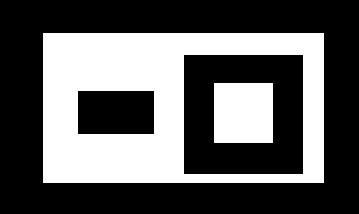
#> input picture ch_15/easy3.jpg, 359 x 214 px
$ python ch15_14_RETR_TREE_HIERARCHY.py
#> lines starting #> are read from the running program, lines starting #| are printed output that depends on the picture; after the words box and inside, x2 and y2 are one past the last pixel; in counts of white or black regions, pixels touching at a corner belong together
import cv2
import numpy as np

src = cv2.imread('easy3.jpg')
#> src is the input picture: shape (214, 359, 3); min 0, max 255, mean 93.8
src_copy = src.copy()
src_0 = src.copy()
src_1 = src.copy()
src_2 = src.copy()
src_3 = src.copy()
src_l = [src_0, src_1, src_2, src_3]


src_gray = cv2.cvtColor(src, cv2.COLOR_BGR2GRAY)
ret, dst_binary = cv2.threshold(src_gray, 127, 255, cv2.THRESH_BINARY)
#> dst_binary: shape (214, 359); 36.8% white; 2 white regions
contours, hierarchy = cv2.findContours(dst_binary, cv2.RETR_TREE, cv2.CHAIN_APPROX_SIMPLE)
#> contours = 4 contours; box (x1, y1, x2, y2) and area: (43, 33, 324, 183) 41720, (183, 54, 304, 175) 14398, (214, 83, 273, 143) 3422, (77, 90, 155, 135) 3386
dst = cv2.drawContours(src, contours, -1, (0, 255, 0), 5)
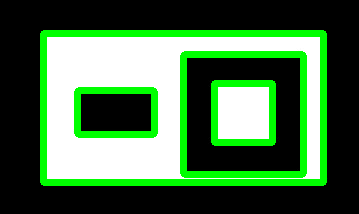
#> dst: shape (214, 359, 3); mean B, G, R 69.9, 111.7, 69.9

imgList = []
n = len(contours)
#> n = 4
for i in range(n):
    img = np.zeros(src.shape, np.uint8)  # 建立輪廓影像
    imgList.append(img)  # 將預設黑底影像加入串列
    imgList[i] = cv2.drawContours(src_l[i], contours, i, (0, 255, 0), 5)
    cv2.imshow('Result - Hierarchy - ' + str(i), imgList[i])
#> this loop made 4 passes
#> pass 1, `cv2.imshow('Result - Hierarchy - ' + str(i), imgList[i])`:
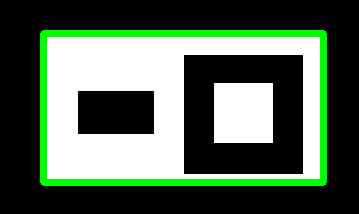
#> window 'Result - Hierarchy - 0': shape (214, 359, 3); mean B, G, R 82.6, 102.4, 82.6
#> pass 2, `cv2.imshow('Result - Hierarchy - ' + str(i), imgList[i])`:
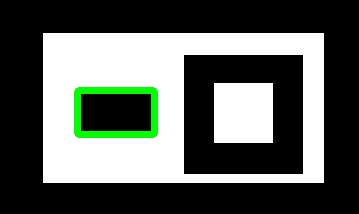
#> window 'Result - Hierarchy - 1': shape (214, 359, 3); mean B, G, R 90.5, 96.1, 90.5
#> after the loop, imgList = 4 items

print(f"hierarchy datatype : {type(hierarchy)}")
#| hierarchy datatype : <class 'numpy.ndarray'>
print(f"Level : \n{hierarchy}")
#| Level :
#| [[[-1 -1  1 -1]
#|   [ 2 -1 -1  0]
#|   [-1  1  3  0]
#|   [-1 -1 -1  2]]]

cv2.imshow('Src', src_copy)
cv2.imshow('Result', dst)

cv2.waitKey(0)
cv2.destroyAllWindows()

$ run again, with ch_15/easy2.jpg copied over ch_15/easy3.jpg
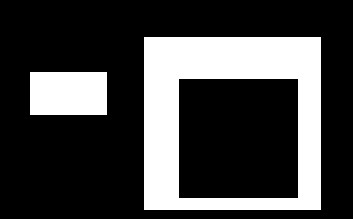
#> input picture ch_15/easy2.jpg, 353 x 219 px
#> src is the input picture: shape (219, 353, 3); min 0, max 255, mean 65.2
#> dst_binary: shape (219, 353); 25.6% white; 2 white regions
#> contours = 3 contours; box (x1, y1, x2, y2) and area: (144, 37, 321, 210) 30272, (178, 78, 299, 199) 14398, (30, 72, 107, 115) 3192
#> `dst = cv2.drawContours(src, contours, -1, (0, 255, 0), 5)`:
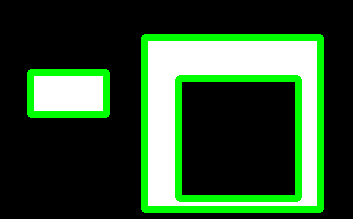
#> dst: shape (219, 353, 3); mean B, G, R 46.9, 79.2, 46.9
#> n = 3
#> the loop `for i in range(n):` made 3 passes
#> pass 2, `cv2.imshow('Result - Hierarchy - ' + str(i), imgList[i])`:
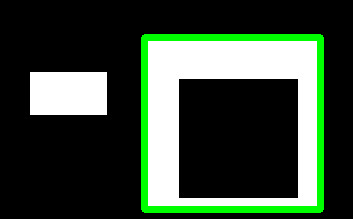
#> window 'Result - Hierarchy - 1': shape (219, 353, 3); mean B, G, R 56.2, 72.2, 56.2
#> after the loop `for i in range(n):`: imgList = 3 items
#| hierarchy datatype : <class 'numpy.ndarray'>
#| Level :
#| [[[ 1 -1 -1 -1]
#|   [-1  0  2 -1]
#|   [-1 -1 -1  1]]]

$ run again, with ch_15/3heart.jpg copied over ch_15/easy3.jpg
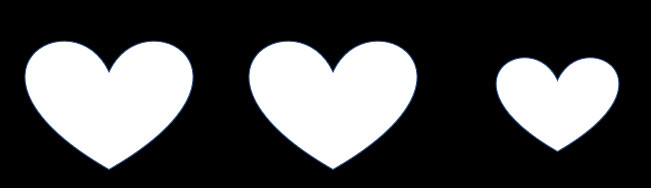
#> input picture ch_15/3heart.jpg, 651 x 188 px
#> src is the input picture: shape (188, 651, 3); mean B, G, R 78.5, 77.9, 77.5
#> `ret, dst_binary = cv2.threshold(src_gray, 127, 255, cv2.THRESH_BINARY)`:
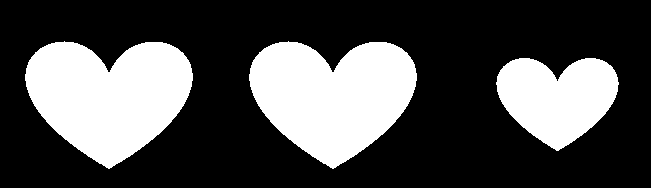
#> dst_binary: shape (188, 651); 30.3% white; 3 white regions
#> contours = 3 contours; box (x1, y1, x2, y2) and area: (249, 41, 417, 169) 14455, (25, 41, 193, 169) 14455, (496, 58, 619, 151) 7645
#> n = 3
#> the loop `for i in range(n):` made 3 passes
#> pass 2, `cv2.imshow('Result - Hierarchy - ' + str(i), imgList[i])`:
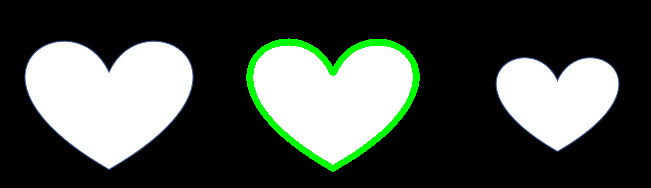
#> window 'Result - Hierarchy - 1': shape (188, 651, 3); mean B, G, R 74.4, 80.6, 73.8
#> after the loop `for i in range(n):`: imgList = 3 items
#| hierarchy datatype : <class 'numpy.ndarray'>
#| Level :
#| [[[ 1 -1 -1 -1]
#|   [ 2  0 -1 -1]
#|   [-1  1 -1 -1]]]
